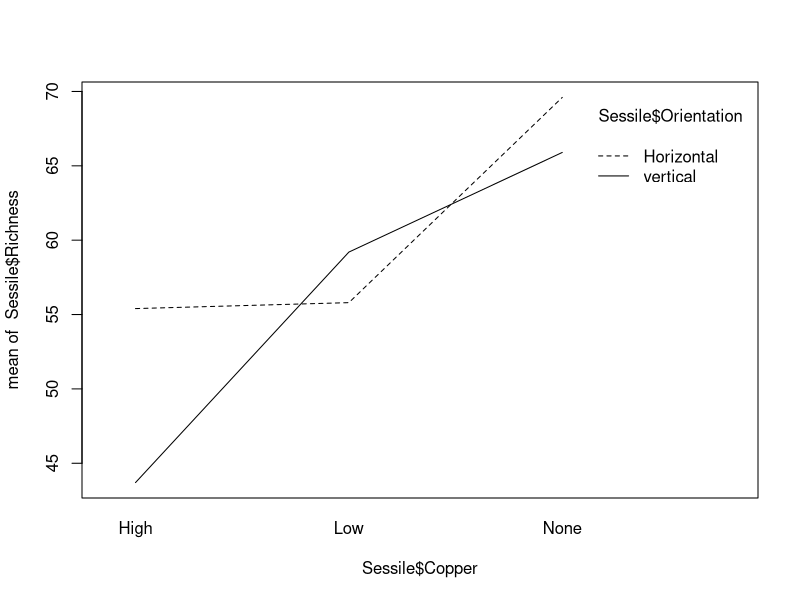
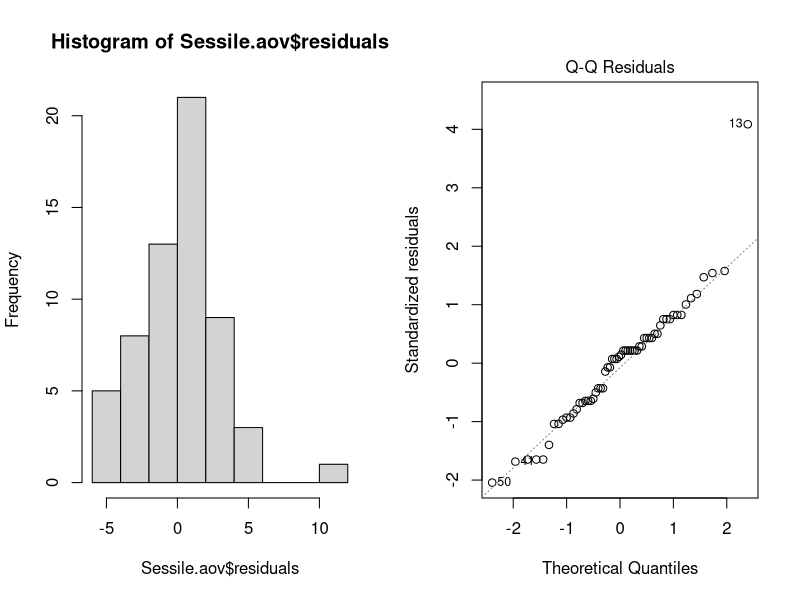
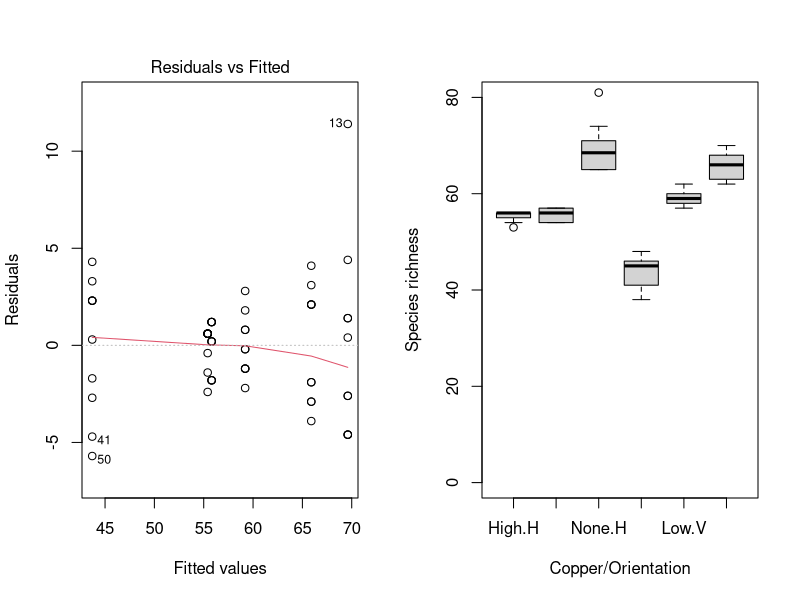

Reproduce these figures in R, in order.
## ---- chunk 1
Sessile = read.csv(file = "Sessile.csv", header = TRUE)
Sessile.aov = aov(Richness ~ Copper * Orientation, data = Sessile)
summary(Sessile.aov)
## ---- chunk 2
interaction.plot(Sessile$Copper, Sessile$Orientation, Sessile$Richness)
## ---- chunk 3
par(mfrow = c(1,2)) # This code put two plots in the same window
hist(Sessile.aov$residuals)
plot(Sessile.aov,which=2)
## ---- chunk 4
plot(Sessile.aov,which=1)
## ---- chunk 5
boxplot(Richness ~ Copper*Orientation,data = Sessile, names = c("High.H","Low.H","None.H","High.V","Low.V","None.V"),ylab="Species richness",xlab="Copper/Orientation",ylim=c(0,80))
## ---- chunk 6
date()
